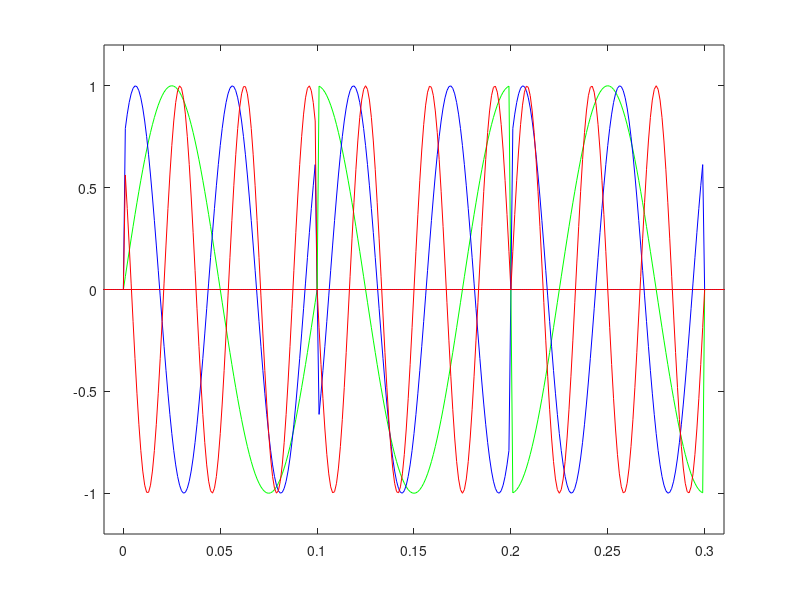
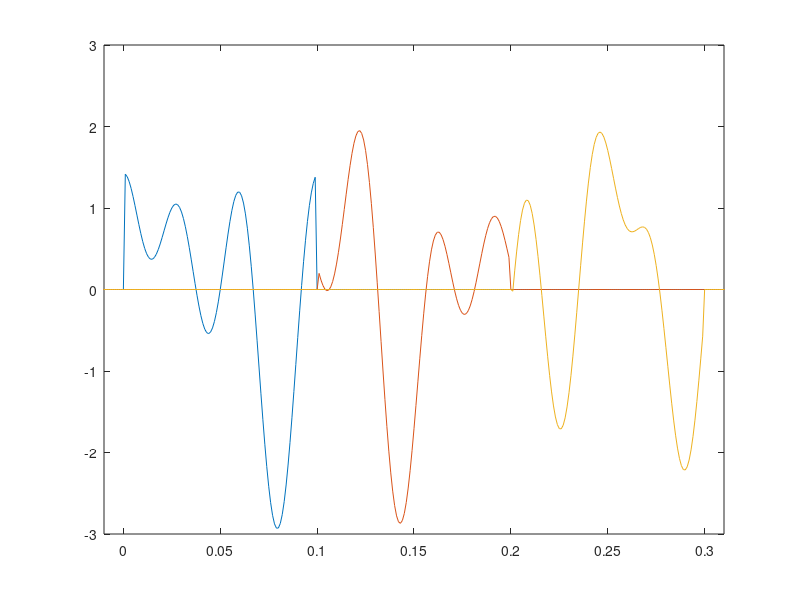
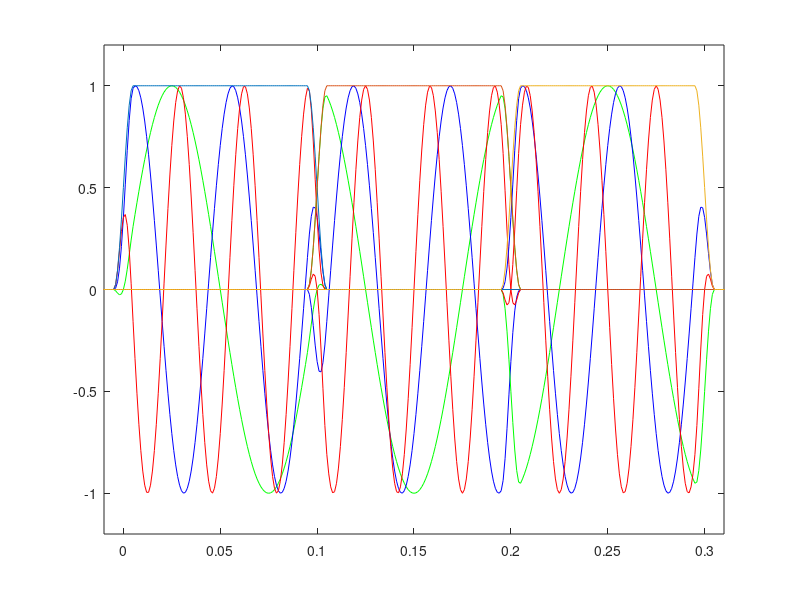
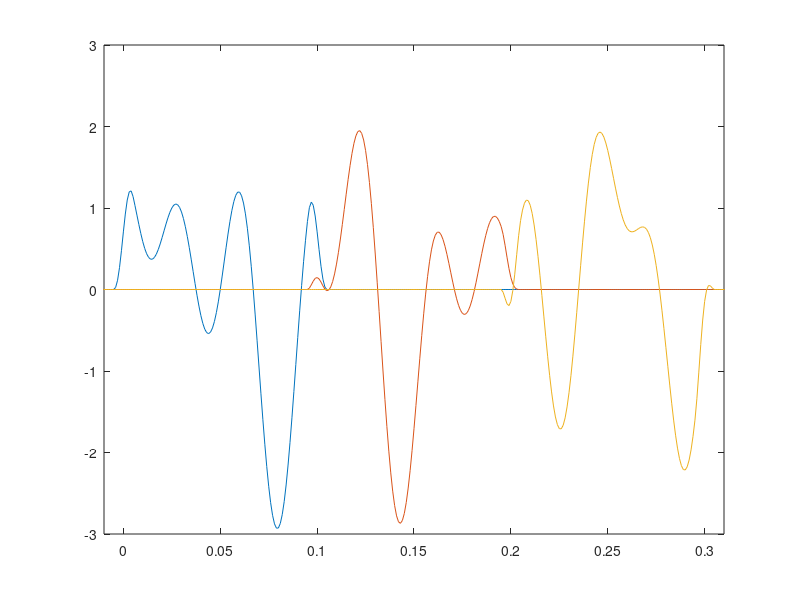

MATLAB code for these plots, in order:
clc;
clear;
close all;

% 定义时域样本点数量和采样间隔
N = 1024; % 样本数量
T = 1/1000; % 采样间隔，对应1000Hz的采样频率

width = 10; % 窗口边沿宽度

%% 创建时域矩形信号 (boxcar function)
t = (-N/2:N/2-1)*T; % 时域坐标（考虑到对称性和0频分量位置）
rect_width = 100*T; % 矩形信号的宽度，例如100个采样间隔
rect_win = double(abs(t) < rect_width/2); % 生成矩形波形
rect_win = circshift(rect_win, 50);
% plot(t, rect_win);

% 第二个符号
rect_win2 = circshift(rect_win, 100);
% plot(t, rect_win2);

% 第三个符号
rect_win3 = circshift(rect_win2, 100);

%% 创建时域升余弦信号
rcos_win_interval = (0:(1/width):(1-1/width))*pi;
rcos_win1 = 0.5 - 0.5*cos(rcos_win_interval);
% plot(rcos_win1);
rcos_win2 = 0.5 + 0.5*cos(rcos_win_interval);
% plot(rcos_win2);
rcos_win = [zeros(1,462-width/2), rcos_win1, ones(1,100-width), rcos_win2, zeros(1,462-width/2)];
rcos_win = circshift(rcos_win, 50);
% plot(t, rcos_win);
% xlim([-0.1, 0.15])
% ylim([-2, 2]);

% 第二个符号
rcos_win2 = circshift(rcos_win, 100);
% plot(t, rcos_win2);
% 第三个符号
rcos_win3 = circshift(rcos_win2, 100);
% plot(t, rcos_win3);

%% 对信号加矩形窗
f = 10;
rect_sin_signal11 = sin(t*f*2*pi).*rect_win;
rect_sin_signal12 = sin(t*2*f*2*pi+pi/4).*rect_win;
rect_sin_signal13 = sin(t*3*f*2*pi+3*pi/4).*rect_win;
figure(1);
plot(t, rect_sin_signal11, 'g-', t, rect_sin_signal12, 'b-', t, rect_sin_signal13, 'r-');
hold on;
rect_sin_signal21 = sin(t*f*2*pi+pi/2).*rect_win2;
rect_sin_signal22 = sin(t*2*f*2*pi-pi/4).*rect_win2;
rect_sin_signal23 = sin(t*3*f*2*pi+pi).*rect_win2;
plot(t, rect_sin_signal21, 'g-', t, rect_sin_signal22, 'b-', t, rect_sin_signal23, 'r-');
hold on;
rect_sin_signal31 = sin(t*f*2*pi-pi/2).*rect_win3;
rect_sin_signal32 = sin(t*2*f*2*pi+pi/4).*rect_win3;
rect_sin_signal33 = -sin(t*3*f*2*pi-pi).*rect_win3;
plot(t, rect_sin_signal31, 'g-', t, rect_sin_signal32, 'b-', t, rect_sin_signal33, 'r-');

xlim([-0.01, 0.31])
ylim([-1.2, 1.2]);

%% 画加了矩形窗后的信号时域图
rect_sin_signal1 = rect_sin_signal11 + rect_sin_signal12 + rect_sin_signal13;
rect_sin_signal2 = rect_sin_signal21 + rect_sin_signal22 + rect_sin_signal23;
rect_sin_signal3 = rect_sin_signal31 + rect_sin_signal32 + rect_sin_signal33;

figure(2);
plot(t, rect_sin_signal1);
hold on;
plot(t, rect_sin_signal2);
hold on;
plot(t, rect_sin_signal3);
xlim([-0.01, 0.31])
ylim([-3, 3]);


%% 对信号加升余弦窗
f = 10;
rcos_sin_signal11 = sin(t*f*2*pi).*rcos_win;
rcos_sin_signal12 = sin(t*2*f*2*pi+pi/4).*rcos_win;
rcos_sin_signal13 = sin(t*3*f*2*pi+3*pi/4).*rcos_win;
figure(3);
plot(t, rcos_sin_signal11, 'g-', t, rcos_sin_signal12, 'b-', t, rcos_sin_signal13, 'r-');
hold on;
rcos_sin_signal21 = sin(t*f*2*pi+pi/2).*rcos_win2;
rcos_sin_signal22 = sin(t*2*f*2*pi-pi/4).*rcos_win2;
rcos_sin_signal23 = sin(t*3*f*2*pi+pi).*rcos_win2;
plot(t, rcos_sin_signal21, 'g-', t, rcos_sin_signal22, 'b-', t, rcos_sin_signal23, 'r-');
hold on;
rcos_sin_signal31 = sin(t*f*2*pi-pi/2).*rcos_win3;
rcos_sin_signal32 = sin(t*2*f*2*pi+pi/4).*rcos_win3;
rcos_sin_signal33 = -sin(t*3*f*2*pi-pi).*rcos_win3;
plot(t, rcos_sin_signal31, 'g-', t, rcos_sin_signal32, 'b-', t, rcos_sin_signal33, 'r-');

hold on;
plot(t, rcos_win);
hold on;
plot(t, rcos_win2);
hold on;
plot(t, rcos_win3);

xlim([-0.01, 0.31])
ylim([-1.2, 1.2]);

%% 画加了升余弦窗后的信号时域图
rcos_sin_signal1 = rcos_sin_signal11 + rcos_sin_signal12 + rcos_sin_signal13;
rcos_sin_signal2 = rcos_sin_signal21 + rcos_sin_signal22 + rcos_sin_signal23;
rcos_sin_signal3 = rcos_sin_signal31 + rcos_sin_signal32 + rcos_sin_signal33;

figure(4);
plot(t, rcos_sin_signal1);
hold on;
plot(t, rcos_sin_signal2);
hold on;
plot(t, rcos_sin_signal3);
xlim([-0.01, 0.31])
ylim([-3, 3]);

%% 使用FFT将时域信号转换到频域
%% 矩形窗
rect_sin_signal = rect_sin_signal1 + rect_sin_signal2 + rect_sin_signal3;

figure(5);
subplot(4,1,1);
plot(t, rect_sin_signal);
xlim([-0.01, 0.31]);
ylim([-3, 3]);

% 第一个符号
start_point = 513;
rect_sin_sig = rect_sin_signal1(start_point:start_point+100-1);
X_rect_sin = fft(rect_sin_sig); % 进行FFT
X_rect_sin_shifted = fftshift(X_rect_sin); % 频域信号以0Hz为中心（将直流分量移到中央）

tmp = max(abs(X_rect_sin_shifted));
X = X_rect_sin_shifted / tmp;  % 取模并正规化至0至1

Xf = (-100/2:100/2-1)*(1/(T*100)); % 频率坐标
subplot(4,1,2);
stem(Xf, abs(X), '.');
disp('矩形窗第一个符号')
disp(X(51:60));

% 第二个符号
start_point = 513 + 100;
rect_sin_sig = rect_sin_signal2(start_point:start_point+100-1);
X_rect_sin = fft(rect_sin_sig); % 进行FFT
X_rect_sin_shifted = fftshift(X_rect_sin); % 频域信号以0Hz为中心（将直流分量移到中央）

tmp = max(abs(X_rect_sin_shifted));
X = X_rect_sin_shifted / tmp;  % 取模并正规化至0至1

Xf = (-100/2:100/2-1)*(1/(T*100)); % 频率坐标
subplot(4,1,3);
stem(Xf, abs(X), '.');
disp('矩形窗第二个符号')
disp(X(51:60));

% 第三个符号
start_point = 513 + 100 + 100;
rect_sin_sig = rect_sin_signal3(start_point:start_point+100-1);
X_rect_sin = fft(rect_sin_sig); % 进行FFT
X_rect_sin_shifted = fftshift(X_rect_sin); % 频域信号以0Hz为中心（将直流分量移到中央）

tmp = max(abs(X_rect_sin_shifted));
X = X_rect_sin_shifted / tmp;  % 取模并正规化至0至1

Xf = (-100/2:100/2-1)*(1/(T*100)); % 频率坐标
subplot(4,1,4);
stem(Xf, abs(X), '.');
disp('矩形窗第三个符号')
disp(X(51:60));

%% 升余弦窗
rcos_sin_signal = rcos_sin_signal1 + rcos_sin_signal2 + rcos_sin_signal3;

figure(6);
subplot(4,1,1);
plot(t, rcos_sin_signal);
xlim([-0.01, 0.31])
ylim([-3, 3]);

% 第一个符号
start_point = 513;
rcos_sin_sig = rcos_sin_signal1(start_point:start_point+100-1);
X_rcos_sin = fft(rcos_sin_sig); % 进行FFT
X_rcos_sin_shifted = fftshift(X_rcos_sin); % 频域信号以0Hz为中心（将直流分量移到中央）

tmp = max(abs(X_rcos_sin_shifted));
X = X_rcos_sin_shifted / tmp;  % 取模并正规化至0至1

Xf = (-100/2:100/2-1)*(1/(T*100)); % 频率坐标
subplot(4,1,2);
stem(Xf, abs(X), '.');
disp('升余弦窗第一个符号')
disp(X(51:60));

% 第二个符号
start_point = 513 + 100;
rcos_sin_sig = rcos_sin_signal2(start_point:start_point+100-1);
X_rcos_sin = fft(rcos_sin_sig); % 进行FFT
X_rcos_sin_shifted = fftshift(X_rcos_sin); % 频域信号以0Hz为中心（将直流分量移到中央）

tmp = max(abs(X_rcos_sin_shifted));
X = X_rcos_sin_shifted / tmp;  % 取模并正规化至0至1

Xf = (-100/2:100/2-1)*(1/(T*100)); % 频率坐标
subplot(4,1,3);
stem(Xf, abs(X), '.');
disp('升余弦窗第二个符号')
disp(X(51:60));

% 第三个符号
start_point = 513 + 100 + 100;
rcos_sin_sig = rcos_sin_signal3(start_point:start_point+100-1);
X_rcos_sin = fft(rcos_sin_sig); % 进行FFT
X_rcos_sin_shifted = fftshift(X_rcos_sin); % 频域信号以0Hz为中心（将直流分量移到中央）

tmp = max(abs(X_rcos_sin_shifted));
X = X_rcos_sin_shifted / tmp;  % 取模并正规化至0至1

Xf = (-100/2:100/2-1)*(1/(T*100)); % 频率坐标
subplot(4,1,4);
stem(Xf, abs(X), '.');
disp('升余弦窗第三个符号')
disp(X(51:60));


%% 功率分析
%% 矩形窗
Y_rect_sin = fft(rect_sin_signal); % 进行FFT
Y_rect_sin_shifted = fftshift(Y_rect_sin); % 频域信号以0Hz为中心（将直流分量移到中央）

% 创建频域坐标系
Yf = (-N/2:N/2-1)*(1/(T*N)); % 频率坐标

% 绘制时域信号
figure(7);
subplot(2,1,1);
plot(t, rect_sin_signal);
title('Time Domain Signal - Rectangle OFDM ');
xlabel('Time (s)');
ylabel('Amplitude');
xlim([-0.1, 0.4]);

% 绘制频域信号
subplot(2,1,2);
plot(Yf, 10*log10(abs(Y_rect_sin_shifted).^2/max(abs(Y_rect_sin_shifted))^2)); % 取模并正规化至0至1
title('Power/Frequency(dB/Hz) - Rectangle OFDM');
xlabel('Frequency (Hz)');
ylabel('Normalized Magnitude');
ylim([-140,0]);

%% 升余弦窗
Y_rcos_sin = fft(rcos_sin_signal); % 进行FFT
Y_rcos_sin_shifted = fftshift(Y_rcos_sin); % 频域信号以0Hz为中心（将直流分量移到中央）

% 创建频域坐标系
Yf = (-N/2:N/2-1)*(1/(T*N)); % 频率坐标
figure(8);
subplot(2,1,1);
plot(t, rcos_sin_signal);
title('Time Domain Signal - Rcos OFDM ');
xlabel('Time (s)');
ylabel('Amplitude');
xlim([-0.1, 0.4]);

% 绘制频域信号
subplot(2,1,2);
plot(Yf, 10*log10(abs(Y_rcos_sin_shifted).^2/max(abs(Y_rcos_sin_shifted))^2)); % 取模并正规化至0至1
title('Power/Frequency(dB/Hz) - Rcos OFDM ');
xlabel('Frequency (Hz)');
ylabel('Normalized Magnitude');
ylim([-140,0]);

% 用 pwelch 画功率谱对比
figure(9);
subplot(2,1,1);
pwelch(rect_sin_signal);
title('Power Spectral Density for rect OFDM');
subplot(2,1,2);
pwelch(rcos_sin_signal);
title('Power Spectral Density for rcos OFDM');

% 提示：由于离散傅立叶变换带来的影响，使用FFT产生的频率信号是对实际连续sinc函数的近似。